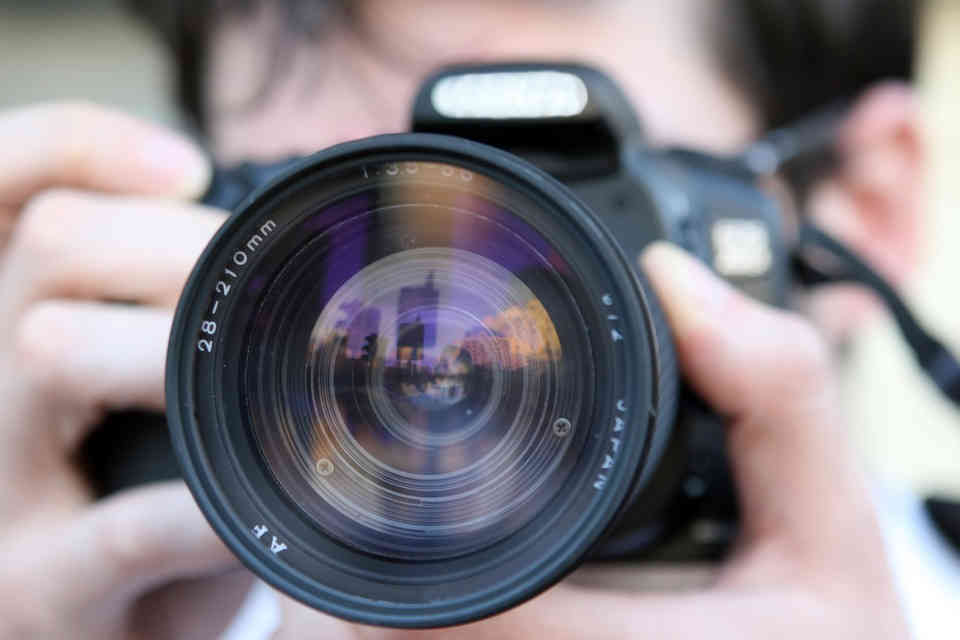
#> input picture img/obraz.jpg, 960 x 640 px
$ python zadanie2.py
#> lines starting #> are read from the running program, lines starting #| are printed output that depends on the picture
import cv2

img = cv2.imread('img/obraz.jpg')
#> img is the input picture: shape (640, 960, 3); mean B, G, R 136.1, 129.7, 136
(h,w) = img.shape[:2]
#> h = 640; w = 960
(x,y) = w//2,h//2
#> x = 480; y = 320
M = cv2.getRotationMatrix2D((x,y),-90,1)
rotated = cv2.warpAffine(img,M,(w,h))
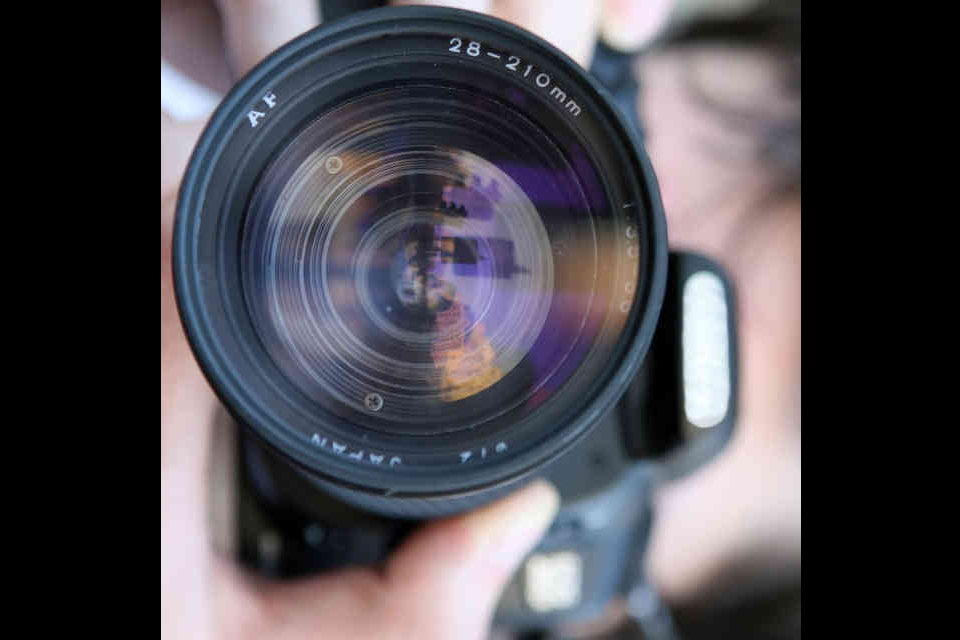
#> rotated: shape (640, 960, 3); mean B, G, R 78.9, 72.3, 75
cv2.imshow('obraz', rotated)
cv2.waitKey(0)

$ run again, with img/R.jpg copied over img/obraz.jpg
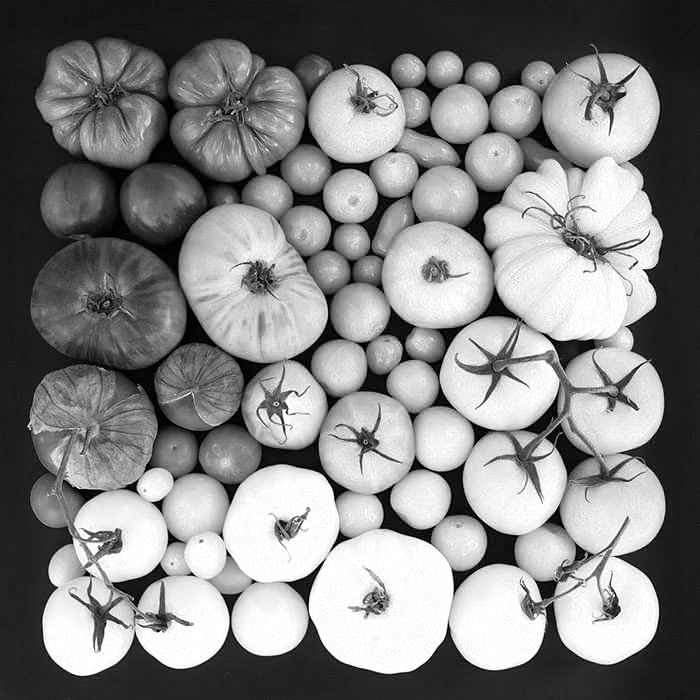
#> input picture img/R.jpg, 700 x 700 px
#> img is the input picture: shape (700, 700, 3); min 0, max 255, mean 131.1
#> `rotated = cv2.warpAffine(img,M,(w,h))`:
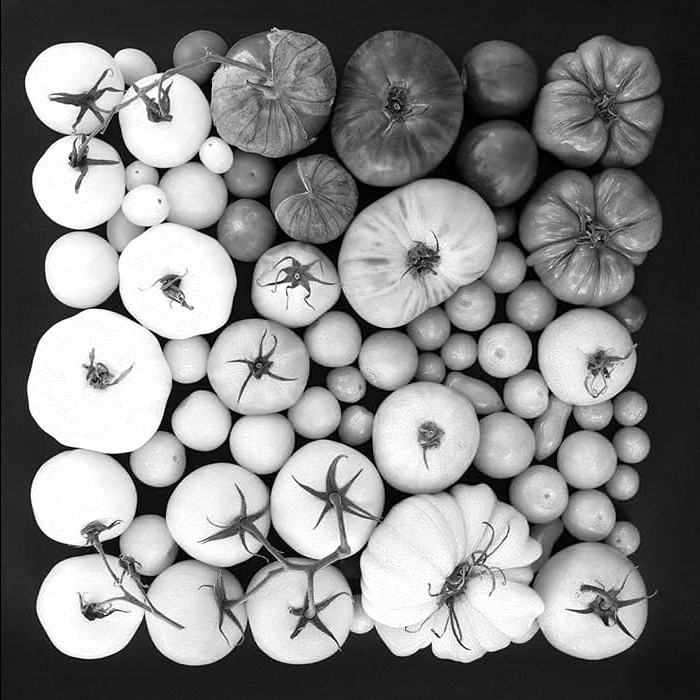
#> rotated: shape (700, 700, 3); min 0, max 255, mean 131
